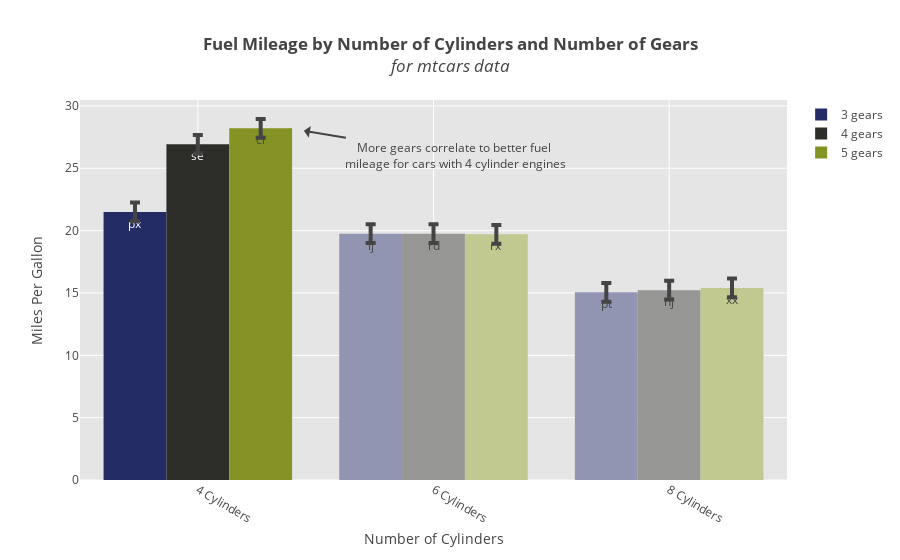

The notebook cell this image was saved under:
### Code cell
fig = barplot.create_graph(**args)

### Figure 1 — Plotly figure (JSON) as saved in the notebook; plotly's stock layout.template omitted (floating-point values rounded to 4 significant figures)
{"data": [{"error_y": {"array": [0.75, 0.75, 0.75], "thickness": 4, "type": "data", "visible": true, "width": 5}, "marker": {"color": ["#232C65", "#9195b2", "#9195b2"]}, "name": "3 gears", "text": ["px", "lj", "pt"], "type": "bar", "uid": "fb1364c6-defd-4d15-b266-35c9430f74e7", "x": ["4 Cylinders", "6 Cylinders", "8 Cylinders"], "y": [21.5, 19.75, 15.05]}, {"error_y": {"array": [0.75, 0.75, 0.75], "thickness": 4, "type": "data", "visible": true, "width": 5}, "marker": {"color": ["#2D2D2A", "#969694", "#969694"]}, "name": "4 gears", "text": ["se", "rd", "nj"], "type": "bar", "uid": "f2998b1b-1c0a-4ecd-a7f3-c6dc873dd927", "x": ["4 Cylinders", "6 Cylinders", "8 Cylinders"], "y": [26.93, 19.75, 15.23]}, {"error_y": {"array": [0.75, 0.75, 0.75], "thickness": 4, "type": "data", "visible": true, "width": 5}, "marker": {"color": ["#849324", "#c1c991", "#c1c991"]}, "name": "5 gears", "text": ["ci", "rx", "xx"], "type": "bar", "uid": "6ae9fbc5-3df7-472e-ad2c-0b5368c7e149", "x": ["4 Cylinders", "6 Cylinders", "8 Cylinders"], "y": [28.2, 19.7, 15.4]}], "layout": {"annotations": [{"ax": 150, "ay": 25, "showarrow": true, "text": "More gears correlate to better fuel<br> mileage for cars with 4 cylinder engines", "x": 0.45, "y": 28}], "hovermode": "x", "plot_bgcolor": "rgb(229, 229, 229)", "title": "<b>Fuel Mileage by Number of Cylinders and Number of Gears</b><br><i>for mtcars data</i>", "xaxis": {"gridcolor": "rgb(255,255,255)", "tickangle": 30, "title": "Number of Cylinders", "zerolinecolor": "rgb(255,255,255)"}, "yaxis": {"gridcolor": "rgb(255,255,255)", "title": "Miles Per Gallon", "zerolinecolor": "rgb(255,255,255)"}}}
